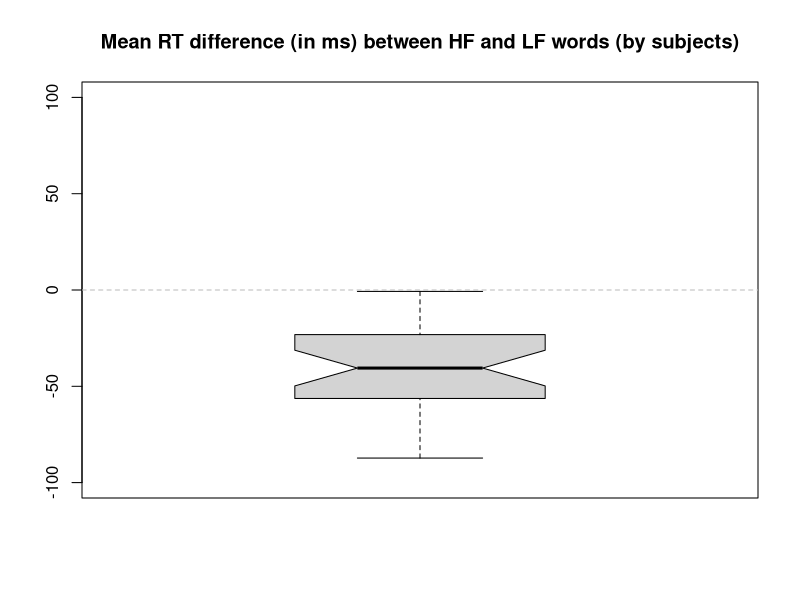
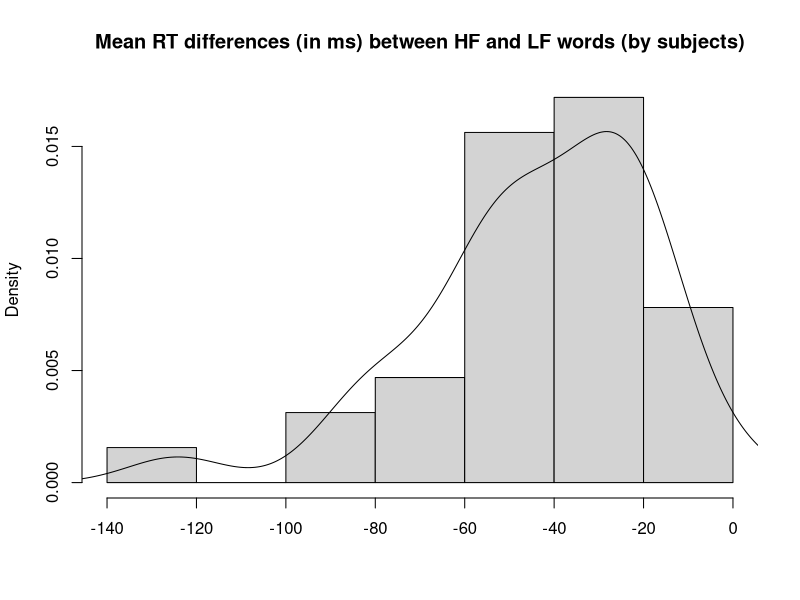
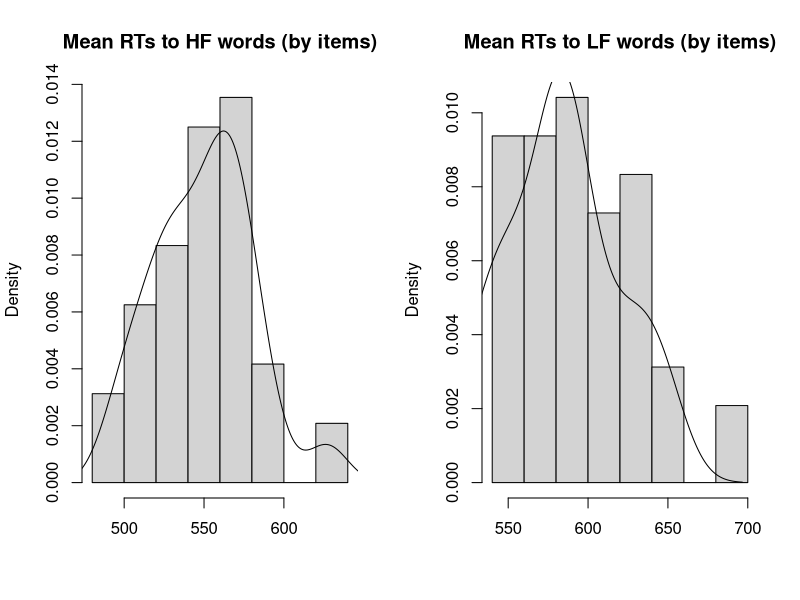

These charts were generated, in order, by the following R code: (Note: this script raises an error after producing the figures.)
#Analyze the reaction times ('rt') and error rates (with reference to the 'error' column) for high-frequency (HF) and low-frequency (LF) words in the 'masked priming.csv' data set. Specifically, you should determine whether there is a statistically reliable difference between the reaction times (rt) and error rates for high-frequency (HF) and low-frequency (LF) words. For the reaction time analyses, analyze the data only for words that were correctly identified (i.e., with '0' in the 'error' column). Remember to do both by-subjects and by-items analyses. Also make sure that you run the appropriate statistical test for each of these analyses (and that you check the assumptions for each test).
	#Generate descriptive statistics.
	#Create a representative graph.
	#Write a short report of your findings.

mp=read.csv("masked priming.csv", header=TRUE)
mp.cor=mp[mp$error=="0",]
mp.t1 = aggregate(mp.cor$rt, list(mp.cor$subj, mp.cor$freq), mean)
mp.t2 = aggregate(mp.cor$rt, list(mp.cor$itemN, mp.cor$freq), mean)
colnames(mp.t1) = c("subj", "freq", "MeanRT")
colnames(mp.t2) = c("itemN", "freq", "MeanRT")
mp.t1$subj=as.factor(mp.t1$subj)
mp.t2$itemN=as.factor(mp.t2$itemN)
mp.t1.mean=tapply(mp.t1$MeanRT, mp.t1$freq, mean)
mp.t1.sd=tapply(mp.t1$MeanRT, mp.t1$freq, sd)
mp.t1.median=tapply(mp.t1$MeanRT, mp.t1$freq, median)
mp.t1.IQR=tapply(mp.t1$MeanRT, mp.t1$freq, IQR)
mp.t1.mean
mp.t1.sd
mp.t1.median
mp.t1.IQR
boxplot(mp.t1$MeanRT[mp.t1$freq=="HF"]-mp.t1$MeanRT[mp.t1$freq=="LF"], notch=T, ylab="", ylim=c(-100, 100), main="Mean RT difference (in ms) between HF and LF words (by subjects)")
abline(h=0, lty=2,col="grey")
hist((mp.t1$MeanRT[mp.t1$freq=="HF"]-mp.t1$MeanRT[mp.t1$freq=="LF"]), freq=F, xlab=" ", ylab="Density", main="Mean RT differences (in ms) between HF and LF words (by subjects)")
lines(density((mp.t1$MeanRT[mp.t1$freq=="HF"]-mp.t1$MeanRT[mp.t1$freq=="LF"])))
par(mfrow=c(1, 2))
hist(mp.t2$MeanRT[mp.t2$freq=="HF"], freq=F, xlab=" ", ylab="Density", main="Mean RTs to HF words (by items)")
lines(density(mp.t2$MeanRT[mp.t2$freq=="HF"]))
hist(mp.t2$MeanRT[mp.t2$freq=="LF"], freq=F, xlab=" ", ylab="Density", main="Mean RTs to LF words (by items)")
lines(density(mp.t2$MeanRT[mp.t1$freq=="LF"]))
par(mfrow=c(1, 1))
shapiro.test(mp.t1$MeanRT[mp.t1$freq=="HF"]-mp.t1$MeanRT[mp.t1$freq=="LF"])
shapiro.test(mp.t2$MeanRT[mp.t2$freq=="HF"])
shapiro.test(mp.t2$MeanRT[mp.t2$freq=="LF"])
var.test(mp.t2$MeanRT[mp.t2$freq=="HF"], mp.t2$MeanRT[mp.t2$freq=="LF"])
t1=t.test(mp.t1$MeanRT~mp.t1$freq, paired=T)
t1
WC1a=wilcox.test(mp.t1$MeanRT~mp.t1$freq, paired=T)
WC1a
WC1b=wilcox.test(mp.t1$MeanRT~mp.t1$freq, paired=T, correct=F)
WC1b
t2=t.test(mp.t2$MeanRT~mp.t2$freq, paired=F, var.equal=T)
t2

###Write-up: Response times were shorter for high-frequency words (M = 549 ms, SD = 87; median = 538 ms, IQR = 97) than for low-frequency words (M = 593 ms, SD = 104; median = 565 ms, IQR = 117). This difference was significant both by subjects (normality deviation: p < .05; Wilcoxon signed rank test: p < .001) and by items (t(94) = 6.63, p < .001).

###Write-up (longer version): Under the by-subjects analysis, a Shapiro-Wilk test indicated that the distribution of the mean response time (RT) differences between high-frequency (HF) and low-frequency (LF) words deviated significantly from normality: W = 0.93, p < 0.05. Therefore, a non-parametric Wilcoxon signed rank test was conducted on these data. The results showed that HF words (median = 538 ms, IQR = 97) were responded to faster than LF words (median = 565 ms, IQR = 117), V=0, p < .001. Under the by-items analysis, the distributions of the RTs for HF and LF words did not deviate significantly from normality (HF: W = 0.98, p = 0.49; LF: W = 0.96, p = 0.12). There was also no reliable difference in the variability of the RTs for these words, F(47, 47) = 0.73, p = 0.28. Therefore, a parametric independent samples t-test was conducted. This analysis also indicated significantly shorter RTs for HF words than for LF words, t(94) = 6.63, p < .001.

###Write-up (practical alternative): Response times were shorter for high-frequency words (M = 549 ms, SD = 87) than for low-frequency words (M = 593 ms, SD = 104), t1(31) = 9.61, p < .001; t2(94) = 6.63, p < .001.


mp_ER.t1 = aggregate(mp$error, list(mp$subj, mp$freq), mean)
mp_ER.t2 = aggregate(mp$error, list(mp$itemN, mp$freq), mean)
colnames(mp_ER.t1) = c("subj", "freq", "MeanER")
colnames(mp_ER.t2) = c("itemN", "freq", "MeanER")
mp_ER.t1$subj=as.factor(mp_ER.t1$subj)
mp_ER.t2$itemN=as.factor(mp_ER.t2$itemN)
mp_ER.t1.mean=tapply(mp_ER.t1$MeanER, mp_ER.t1$freq, mean)
mp_ER.t1.sd=tapply(mp_ER.t1$MeanER, mp_ER.t1$freq, sd)
mp_ER.t1.median=tapply(mp_ER.t1$MeanER, mp_ER.t1$freq, median)
mp_ER.t1.IQR=tapply(mp_ER.t1$MeanER, mp_ER.t1$freq, IQR)
mp_ER.t1.mean
mp_ER.t1.sd
mp_ER.t1.median
mp_ER.t1.IQR
boxplot(mp_ER.t1$MeanER[mp_ER.t1$freq=="HF"]-mp_ER.t1$MeanER[mp_ER.t1$freq=="LF"], notch=T, ylim=c(-.30, .30), ylab=" ", main="Mean ER difference between HF and LF words (by subjects)")
abline(h=0, lty=2,col="grey")
hist((mp_ER.t1$MeanER[mp.t1$freq=="HF"]-mp_ER.t1$MeanER[mp_ER.t1$freq=="LF"]), freq=F, xlab=" ", ylab="Density", main="Mean ER differences between HF and LF words (by subjects)")
lines(density((mp_ER.t1$MeanER[mp_ER.t1$freq=="HF"]-mp_ER.t1$MeanER[mp_ER.t1$freq=="LF"])))
par(mfrow=c(1, 2))
hist(mp_ER.t2$MeanER[mp_ER.t2$freq=="HF"], freq=F, xlab="ERs", ylab="Density", main="Mean ERs to HF words (by items)")
lines(density(mp_ER.t2$MeanER[mp_ER.t2$freq=="HF"]))
hist(mp_ER.t2$MeanER[mp_ER.t2$freq=="LF"], freq=F, xlab="ERs", ylab="Density", main="Mean ERs to LF words (by items)")
lines(density(mp_ER.t2$MeanER[mp.t1$freq=="LF"]))
par(mfrow=c(1, 1))
shapiro.test(mp_ER.t1$MeanER[mp_ER.t1$freq=="HF"]-mp_ER.t1$MeanER[mp_ER.t1$freq=="LF"])
shapiro.test(mp_ER.t2$MeanER[mp_ER.t2$freq=="HF"])
shapiro.test(mp_ER.t2$MeanER[mp_ER.t2$freq=="LF"])
t1=t.test(mp_ER.t1$MeanER~mp_ER.t1$freq, paired=T)
t1
WC1a=wilcox.test(mp_ER.t1$MeanER~mp_ER.t1$freq, paired=T)
WC1a
WC1b=wilcox.test(mp_ER.t1$MeanER~mp_ER.t1$freq, paired=T, correct=F)
WC1b
t2=t.test(mp_ER.t2$MeanER~mp_ER.t2$freq, paired=F, var.equal=T)
t2
WC1a=wilcox.test(mp_ER.t2$MeanER~mp_ER.t2$freq, paired=F)
WC1a
WC1b=wilcox.test(mp_ER.t2$MeanER~mp_ER.t2$freq, paired=F, correct=F)
WC1b

###Write-up: Error rates were lower for high-frequency words (M = 5.86%, SD = 5.81; median = 4.17%, IQR = 4.17) than for low-frequency words (M = 13.74%, SD = 7.90; median = 10.42%, IQR = 13.02). This difference was significant both by subjects (normality deviation: p < .01; Wilcoxon signed rank test: p < .001) and by items (normality deviations: p < .01; Wilcoxon rank sum test: p < .001).

###Write-up (longer version): Under the by-subjects analysis, a Shapiro-Wilk test indicated that the distribution of the mean error rate (ER) differences between high-frequency (HF) and low-frequency (LF) words deviated significantly from normality: W = 0.90, p < 0.01. Therefore, a non-parametric Wilcoxon signed rank test was conducted on these data. The results showed a lower ER for HF words (median = 4.17%, IQR = 4.17) than for LF words (median = 10.42%, IQR = 13.02), V=0, p < .001. Under the by-items analysis, the distributions of the ERs for HF and LF words also deviated significantly from normality (HF: W = 0.91, p < 0.01; LF: W = 0.89, p < 0.001). A Wilcoxon rank sum test again indicated that significantly lower ER for HF words than for LF words, W = 622.5, p < 0.001.

###Write-up (practical alternative): Error rates were lower for high-frequency words (M = 5.86%, SD = 5.81) than for low-frequency words (M = 13.74%, SD = 7.90), t1(31) = 7.05, p < .001; t(94) = 4.61, p < .001.
